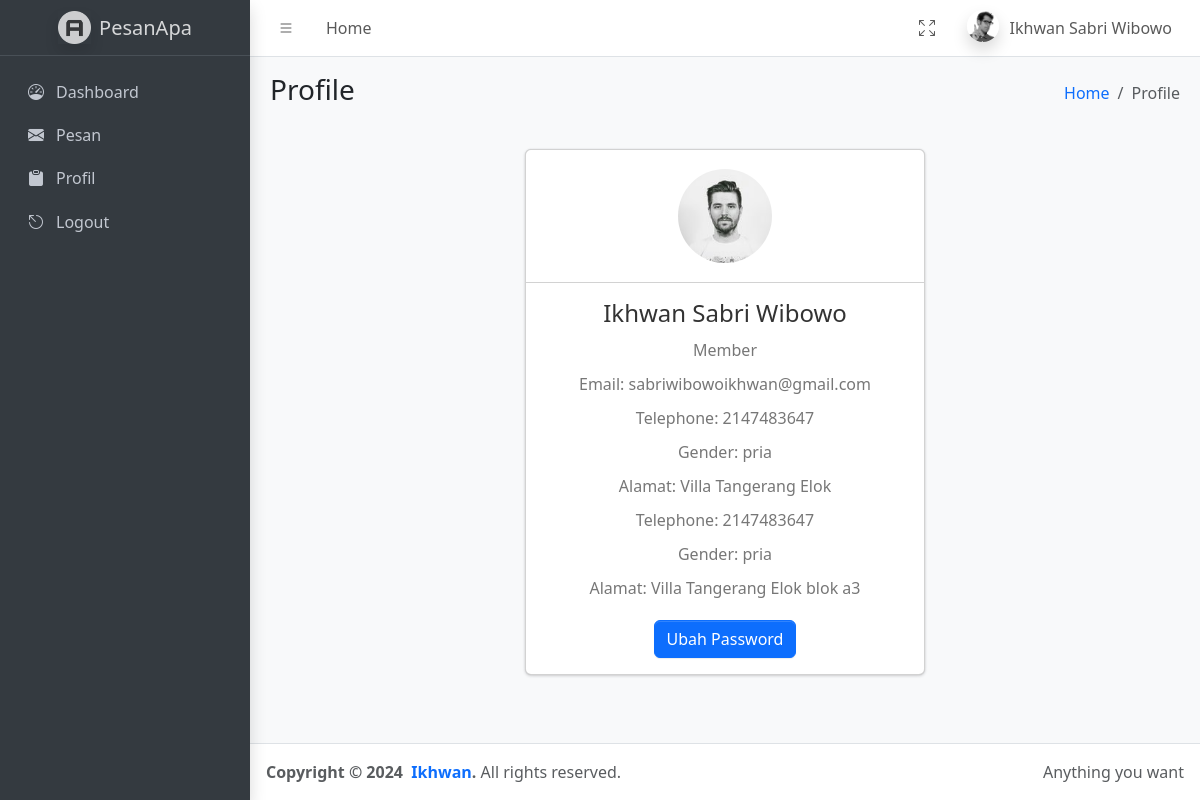
Screenshot of /profile.php (signed in) with the database file from the repository.
### tables this page shows
CREATE TABLE `datamahasiswa` (
  `id` int NOT NULL,
  `full_name` text NOT NULL,
  `email` text NOT NULL,
  `password` text NOT NULL,
  `handphonne` text NOT NULL,
  `gender` text NOT NULL,
  `alamat` text NOT NULL
);

### profile.php (the view, shortened to what this page needs)
<!DOCTYPE html>
<html lang="en">
<head>
    <link rel="stylesheet" href="https://cdn.jsdelivr.net/npm/@fontsource/source-sans-3@5.0.12/index.css">
    <link rel="stylesheet" href="https://cdn.jsdelivr.net/npm/overlayscrollbars@2.3.0/styles/overlayscrollbars.min.css">
    <link rel="stylesheet" href="https://cdn.jsdelivr.net/npm/bootstrap-icons@1.11.0/font/bootstrap-icons.min.css">
    <link rel="stylesheet" href="adminlte.css">
    <link rel="stylesheet" href="https://cdn.jsdelivr.net/npm/apexcharts@3.37.1/dist/apexcharts.css">
    <link rel="stylesheet" href="https://cdn.jsdelivr.net/npm/jsvectormap@1.5.3/dist/css/jsvectormap.min.css">
</head>
<body class="layout-fixed sidebar-expand-lg bg-body-tertiary">
    <?php
    include("header.php")
    ?>
    <?php
    include("sitebar.php")
    ?>
    </nav>
    </div>
    </aside>
    <main class="app-main">
        <div class="app-content-header">
            <div class="container-fluid">
                <div class="row">
                    <div class="col-sm-6">
                        <h3 class="mb-0">Profile</h3>
                    </div>
                    <div class="col-sm-6">
                        <ol class="breadcrumb float-sm-end">
                            <li class="breadcrumb-item"><a href="#">Home</a></li>
                            <li class="breadcrumb-item active">Profile</li>
                        </ol>
                    </div>
                </div>
            </div>
        </div>
        <div class="app-content">
            <div class="container-fluid">
                <div class="card">
                    <div class="card-header">
                        <img src="assets/img/user1-128x128.jpg" alt="Foto Profil" class="profile-img">
                    </div>
                    <?php
                    $sql = "SELECT * FROM datamahasiswa WHERE full_name = '{$_SESSION['username']}'";
                    $result = mysqli_query($conn, $sql);
                    ?>
                    <div class="card-body">
                        <h2><?php echo $_SESSION['username']; ?></h2>
                        <p>Member</p>
                        <p>Email: <?php echo $_SESSION['email']; ?></p>
                        <?php while ($row = mysqli_fetch_assoc($result)) { ?>
                            <p>Telephone: <?php echo $row['handphonne']; ?></p>
                            <p>Gender: <?php echo $row['gender']; ?></p>
                            <p>Alamat: <?php echo $row['alamat']; ?></p>
                        <?php } ?>
                        <button type="button" class="btn btn-primary" data-bs-toggle="modal" data-bs-target="#tambah">Ubah Password</button>
                    </div>
                </div>
            </div>
        </div>
    </main>
    <?php
    include("footer.php")
    ?>
</body>
</html>

### profile.php (style rules this page uses)
body { font-family: 'Source Sans 3', sans-serif; background-color: #f8f9fa; }
.card { background-color: #fff; border-radius: 10px; box-shadow: 0 4px 8px rgba(0, 0, 0, 0.1); overflow: hidden; width: 100%; max-width: 400px; margin: 20px auto; text-align: center; }
.card-header { background-color: #4CAF50; padding: 20px; }
.profile-img { border-radius: 50%; width: 100px; height: 100px; object-fit: cover; border: 3px solid #fff; transition: transform 0.3s ease; }
.card-body { padding: 20px; }
.card-body h2 { margin: 0; font-size: 24px; color: #333; }
.card-body p { margin: 10px 0; color: #777; }
.btn { padding: 10px 20px; margin-top: 10px; }
.btn-primary { background-color: #007bff; border: none; }

### rows the page displays
datamahasiswa: handphonne "2147483647", gender "pria", alamat "Villa Tangerang Elok"
datamahasiswa: handphonne "2147483647", gender "pria", alamat "Villa Tangerang Elok blok a3"

### other values shown
$_SESSION['username'] "Ikhwan Sabri Wibowo"
$_SESSION['email'] "sabriwibowoikhwan@gmail.com"
